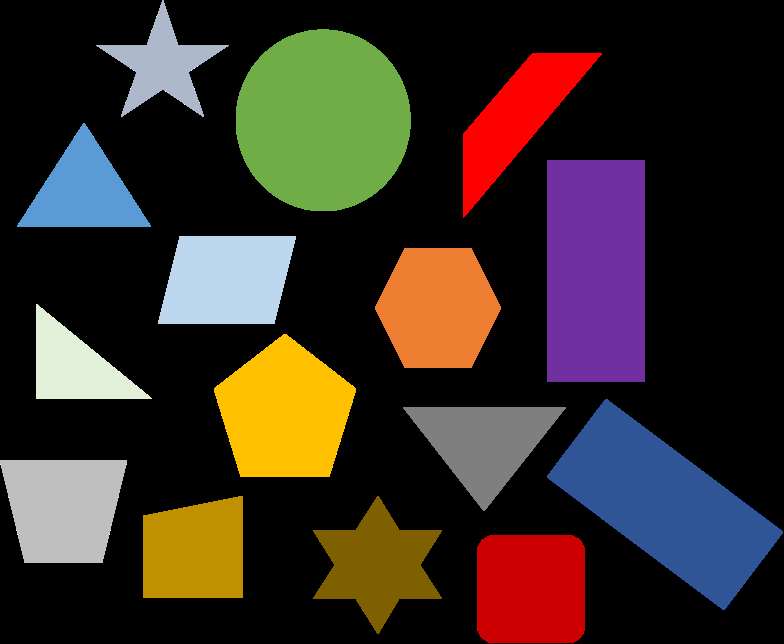
#> input picture Imagens/Centroide.png, 784 x 644 px, found by its file name
$ python 'Detectando o Centro da Imagem - Versão 1.1.0.py'
#> lines starting #> are read from the running program, lines starting #| are printed output that depends on the picture; after the words box and inside, x2 and y2 are one past the last pixel; in counts of white or black regions, pixels touching at a corner belong together
#
########################################################################
# Importação das Bibliotecas Necessárias
########################################################################
#
import cv2 as cv
import numpy as np
import os
from pathlib import Path
import imutils

#
########################################################################
# Funções de Apoio
########################################################################
#
def LimpaTerminal ():
    if os.name == "nt":
       _ = os.system( "cls" )
    else:
      _ = os.system( "clear ")
    return ()

#
########################################################################
# Definições Gerais
########################################################################
#
NomeImagem  = "Centroide.png"
dirRaiz = Path.home()
dirBase = "LocalCV"
dirImagem = "Imagens"
dirCaminhoImagem = str(Path(dirRaiz, dirBase, dirImagem, NomeImagem))

#
########################################################################
# Lendo e Transformando em Tons de Cinza a Imagem
########################################################################
#
ImagemBase  = cv.imread(dirCaminhoImagem)
#> ImagemBase is the input picture: shape (644, 784, 3); mean B, G, R 36.8, 44.5, 55.6
if ImagemBase is None:
   LimpaTerminal ()
   print( "Não Foi Localizada a Imagem : ", NomeImagem)
   exit ()

#
########################################################################
# Transformando em Tons de Cinza a Imagem e Aplica Blur e Limiar
########################################################################
#
imgBaseCinza = cv.cvtColor(ImagemBase, cv.COLOR_BGR2GRAY)
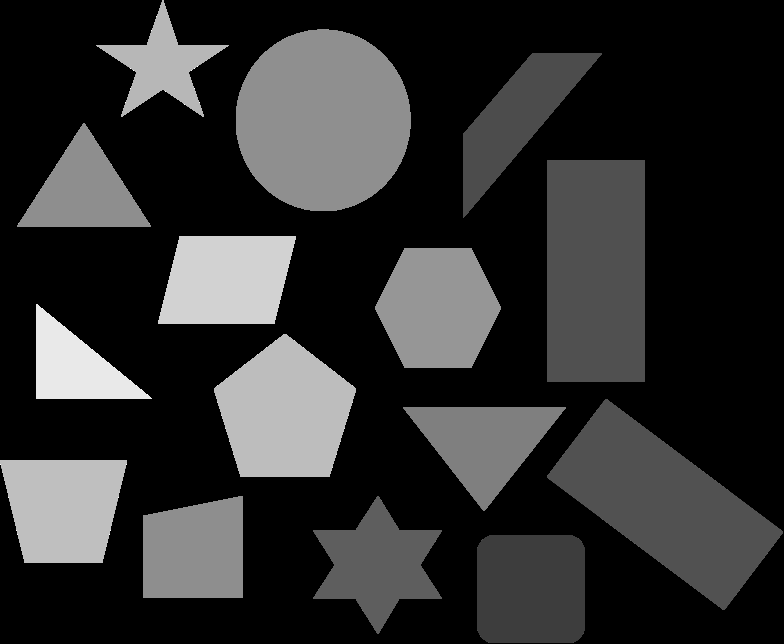
#> imgBaseCinza: shape (644, 784); min 0, max 255, mean 46.9
imgBlur = cv.GaussianBlur(imgBaseCinza, (5, 5), 0)
imgLimiar = cv.threshold(imgBlur, 60, 255, cv.THRESH_BINARY)[1]
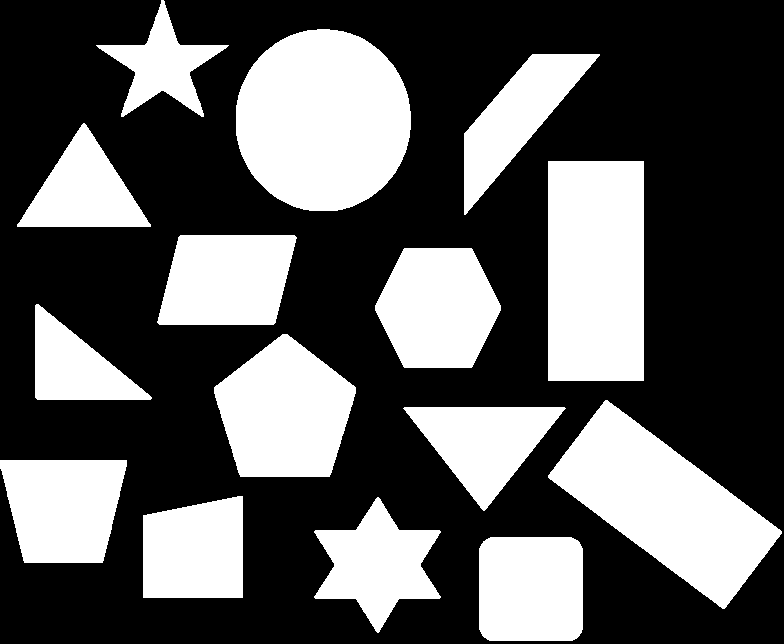
#> imgLimiar: shape (644, 784); 35.7% white; 15 white regions

#
########################################################################
# Busca os Contornos
########################################################################
#
iContornos = cv.findContours(imgLimiar.copy(), cv.RETR_EXTERNAL,cv.CHAIN_APPROX_SIMPLE)
#> iContornos = 15 contours; largest, box (x1, y1, x2, y2) and area: (236, 29, 411, 211) 24968, (548, 400, 782, 609) 21394, (548, 161, 644, 381) 20805, (214, 334, 356, 477) 14260, (375, 248, 501, 368) 11569
NumContornos = imutils.grab_contours(iContornos)
#> NumContornos has the same summary as iContornos

#
########################################################################
# Calcula os Momentos e Indica o Centro
########################################################################
#
for iAux in NumContornos:
    M = cv.moments(iAux)
    if M['m00'] != 0:
        cx = int(M['m10']/M['m00'])
        cy = int(M['m01']/M['m00'])
        cv.drawContours(ImagemBase, [iAux], -1, (0, 255, 0), 2)
        cv.circle(ImagemBase, (cx, cy), 7, (255, 255, 255), -1)
        cv.putText(ImagemBase, "Centro", (cx - 20, cy - 20),cv.FONT_HERSHEY_SIMPLEX, 0.5, (255, 255, 255), 2)
#> this loop made 15 passes
#> (iAux, cx, cy) on pass 11: ([[548, 161], [548, 380], [643, 380], [643, 161]], 595, 270)
#> (cx, cy) on passes 1 to 6: (530, 588), (377, 564), (194, 550), (63, 506), (483, 441), (664, 503)
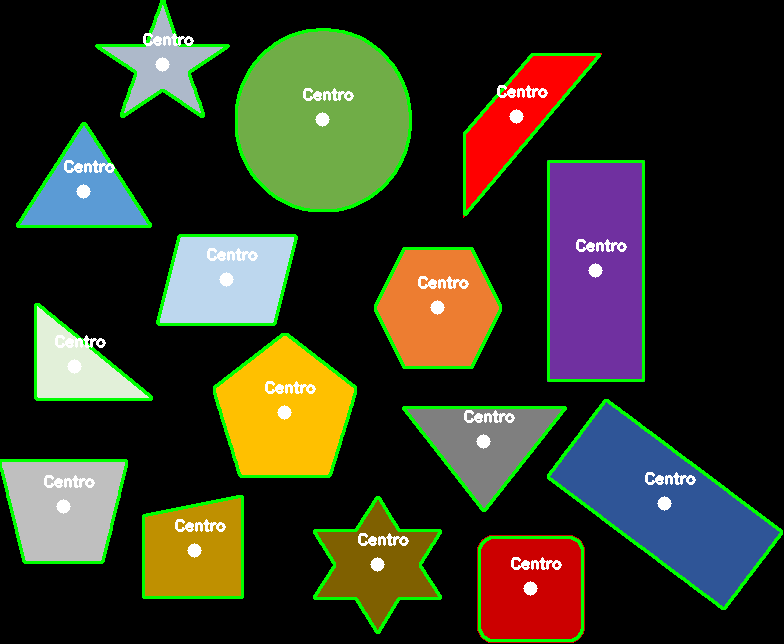
#> ImagemBase: shape (644, 784, 3); 5.92% of pixels changed, all inside (x1, y1, x2, y2) = (0, 0, 783, 642)

#
########################################################################
# Apresenta os Resultados
########################################################################
#
cv.imshow ( "Janela Base", ImagemBase)
cv.waitKey(0)

########################################################################
# FIM DO PROGRAMA
########################################################################
